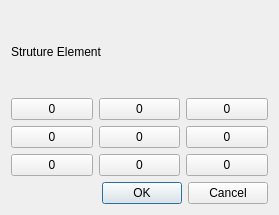
<?xml version="1.0" encoding="UTF-8"?>
<ui version="4.0">
 <class>DialogDilate</class>
 <widget class="QDialog" name="DialogDilate">
  <property name="geometry">
   <rect>
    <x>0</x>
    <y>0</y>
    <width>279</width>
    <height>215</height>
   </rect>
  </property>
  <property name="windowTitle">
   <string>Dilate Setting</string>
  </property>
  <layout class="QVBoxLayout" name="verticalLayout_2">
   <item>
    <layout class="QVBoxLayout" name="verticalLayout">
     <item>
      <widget class="QLabel" name="label">
       <property name="text">
        <string>Struture Element</string>
       </property>
      </widget>
     </item>
     <item>
      <layout class="QGridLayout" name="gridLayout">
       <item row="0" column="0">
        <widget class="QPushButton" name="pushButton00">
         <property name="text">
          <string>0</string>
         </property>
         <property name="checkable">
          <bool>true</bool>
         </property>
        </widget>
       </item>
       <item row="0" column="1">
        <widget class="QPushButton" name="pushButton01">
         <property name="text">
          <string>0</string>
         </property>
         <property name="checkable">
          <bool>true</bool>
         </property>
        </widget>
       </item>
       <item row="0" column="2">
        <widget class="QPushButton" name="pushButton02">
         <property name="text">
          <string>0</string>
         </property>
         <property name="checkable">
          <bool>true</bool>
         </property>
        </widget>
       </item>
       <item row="1" column="0">
        <widget class="QPushButton" name="pushButton10">
         <property name="text">
          <string>0</string>
         </property>
         <property name="checkable">
          <bool>true</bool>
         </property>
        </widget>
       </item>
       <item row="1" column="1">
        <widget class="QPushButton" name="pushButton11">
         <property name="text">
          <string>0</string>
         </property>
         <property name="checkable">
          <bool>true</bool>
         </property>
        </widget>
       </item>
       <item row="1" column="2">
        <widget class="QPushButton" name="pushButton12">
         <property name="text">
          <string>0</string>
         </property>
         <property name="checkable">
          <bool>true</bool>
         </property>
        </widget>
       </item>
       <item row="2" column="0">
        <widget class="QPushButton" name="pushButton20">
         <property name="text">
          <string>0</string>
         </property>
         <property name="checkable">
          <bool>true</bool>
         </property>
        </widget>
       </item>
       <item row="2" column="1">
        <widget class="QPushButton" name="pushButton21">
         <property name="text">
          <string>0</string>
         </property>
         <property name="checkable">
          <bool>true</bool>
         </property>
        </widget>
       </item>
       <item row="2" column="2">
        <widget class="QPushButton" name="pushButton22">
         <property name="text">
          <string>0</string>
         </property>
         <property name="checkable">
          <bool>true</bool>
         </property>
        </widget>
       </item>
      </layout>
     </item>
     <item>
      <widget class="QDialogButtonBox" name="buttonBox">
       <property name="orientation">
        <enum>Qt::Horizontal</enum>
       </property>
       <property name="standardButtons">
        <set>QDialogButtonBox::Cancel|QDialogButtonBox::Ok</set>
       </property>
      </widget>
     </item>
    </layout>
   </item>
  </layout>
 </widget>
 <resources/>
 <connections>
  <connection>
   <sender>buttonBox</sender>
   <signal>accepted()</signal>
   <receiver>DialogDilate</receiver>
   <slot>accept()</slot>
   <hints>
    <hint type="sourcelabel">
     <x>248</x>
     <y>254</y>
    </hint>
    <hint type="destinationlabel">
     <x>157</x>
     <y>274</y>
    </hint>
   </hints>
  </connection>
  <connection>
   <sender>buttonBox</sender>
   <signal>rejected()</signal>
   <receiver>DialogDilate</receiver>
   <slot>reject()</slot>
   <hints>
    <hint type="sourcelabel">
     <x>316</x>
     <y>260</y>
    </hint>
    <hint type="destinationlabel">
     <x>286</x>
     <y>274</y>
    </hint>
   </hints>
  </connection>
 </connections>
</ui>
